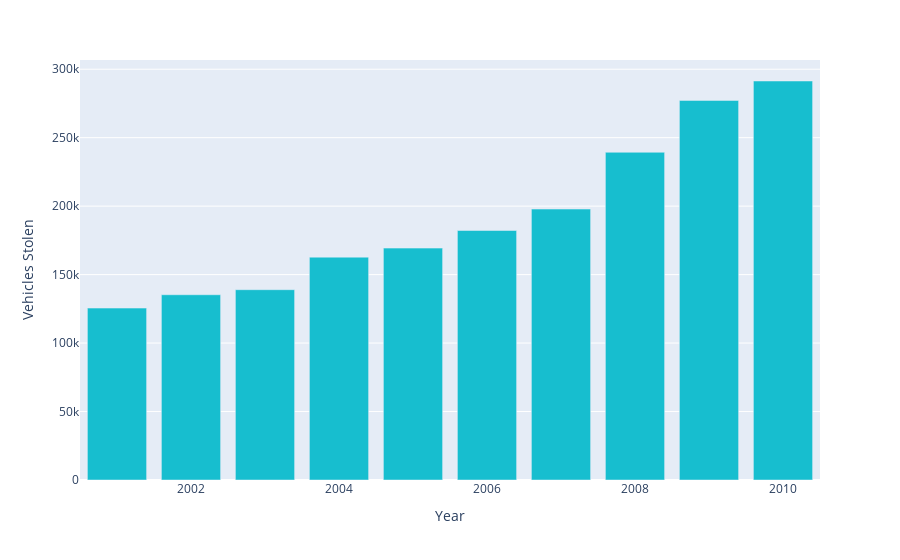

The notebook cell this image was saved under:
### Markdown cell above
### Year wise vehicles stolen <a class="anchor" id="section_3_3"></a>

### Code cell
g5 = pd.DataFrame(auto_theft.groupby(['Year'])['Auto_Theft_Stolen'].sum().reset_index())

g5.columns = ['Year','Vehicles Stolen']

fig = px.bar(g5,x='Year',y='Vehicles Stolen',color_discrete_sequence=['#17becf'])
fig.show()

### Figure 1 — Plotly figure (JSON) as saved in the notebook; plotly's stock layout.template omitted (floating-point values rounded to 4 significant figures)
{"data": [{"alignmentgroup": "True", "hovertemplate": "Year=%{x}<br>Vehicles Stolen=%{y}<extra></extra>", "legendgroup": "", "marker": {"color": "#17becf"}, "name": "", "offsetgroup": "", "orientation": "v", "showlegend": false, "textposition": "auto", "type": "bar", "x": [2001, 2002, 2003, 2004, 2005, 2006, 2007, 2008, 2009, 2010], "xaxis": "x", "y": [125542, 135294, 138976, 162746, 169350, 182200, 197860, 239334, 277200, 291388], "yaxis": "y"}], "layout": {"autosize": true, "barmode": "relative", "legend": {"tracegroupgap": 0}, "margin": {"t": 60}, "xaxis": {"anchor": "y", "autorange": true, "domain": [0, 1], "range": [2000.0, 2010.0], "title": {"text": "Year"}, "type": "linear"}, "yaxis": {"anchor": "x", "autorange": true, "domain": [0, 1], "range": [0, 306700.0], "title": {"text": "Vehicles Stolen"}, "type": "linear"}}}
